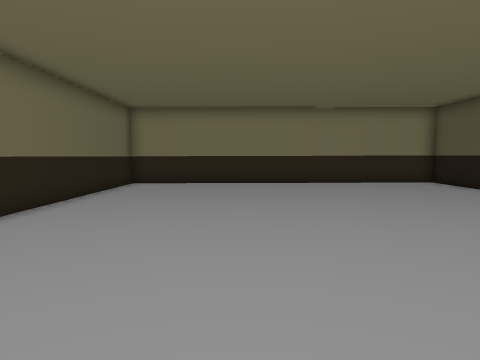
View 1 (above)

13 first-person views from a walk through a Unity game level. The camera is 1.3 m above the floor, tilts 4° down and sees 70° across. The floor is counted in squares, 1 m on a side. Each view is taken from the middle of a square. On the plan, view 1 faces up. The plan holds only what a view shows up to about 15 squares ahead; the rest is blank. The place goes on beyond the plan. Door leaves are left out, so doorways stand open.

View 2
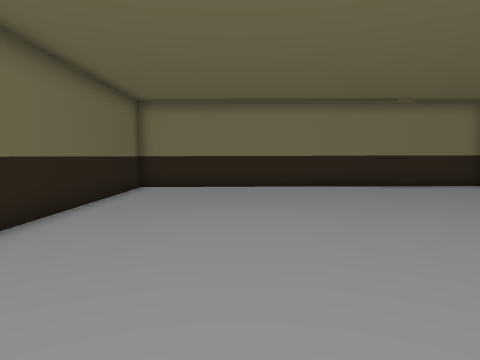

View 3
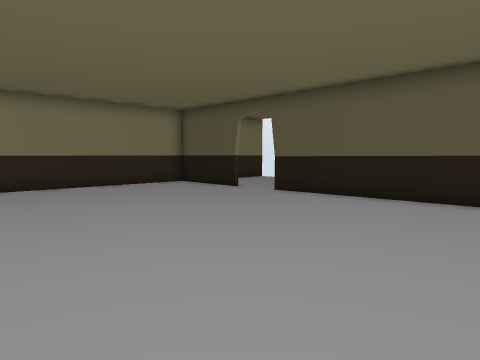

View 4
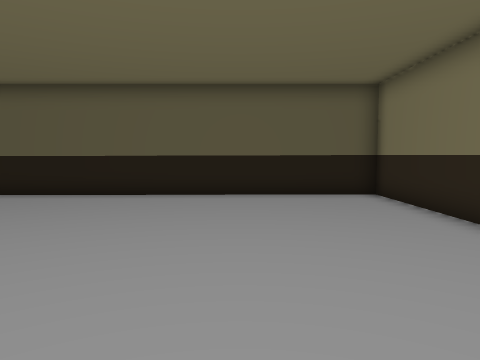

View 5
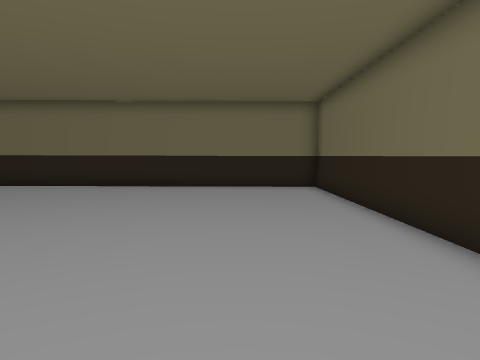

View 6
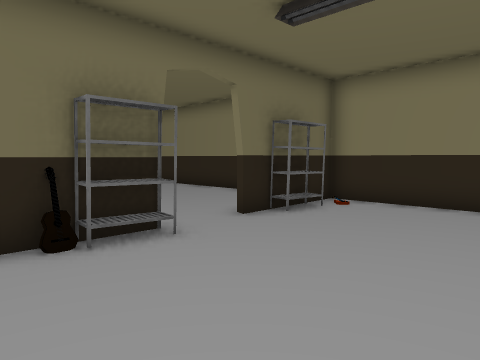

View 7
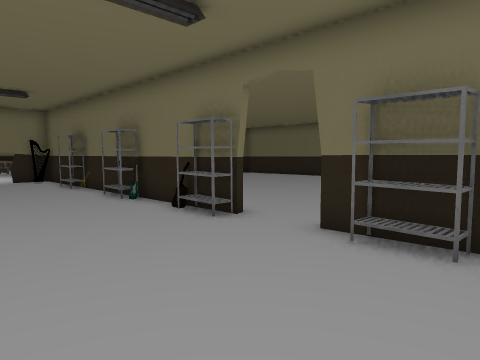

View 8
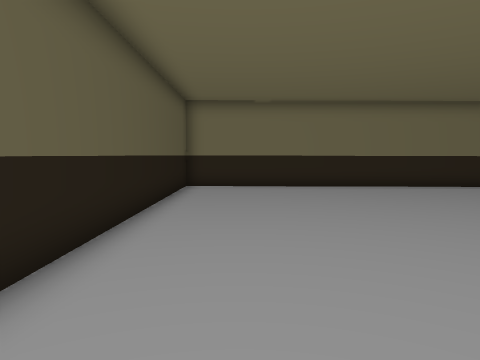

View 9
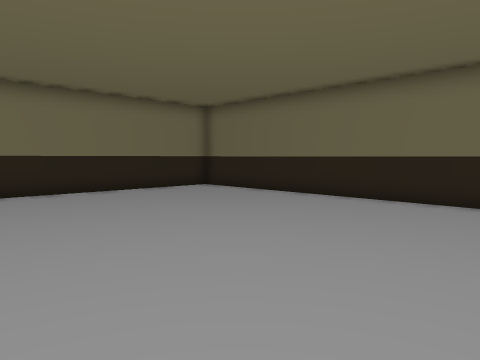

View 10
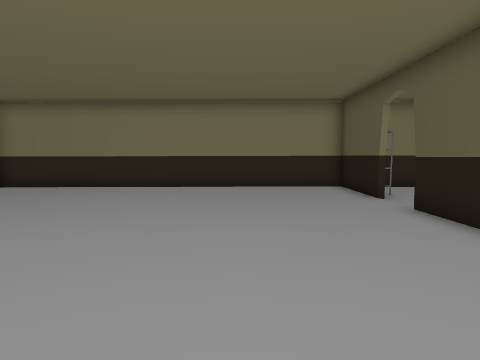

View 11
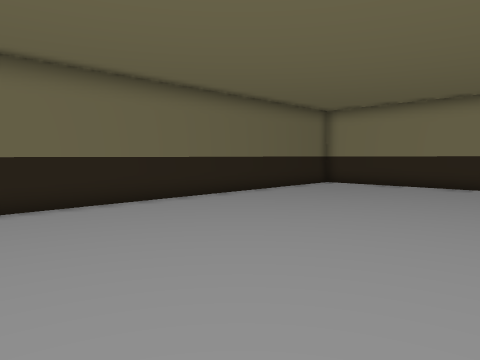

View 12
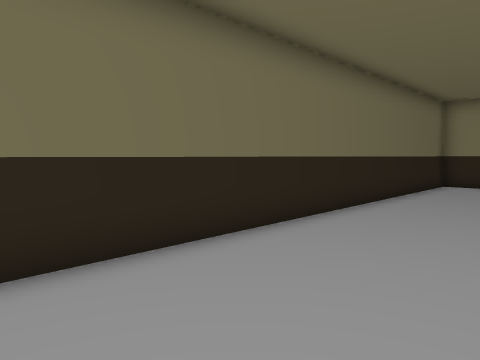

View 13
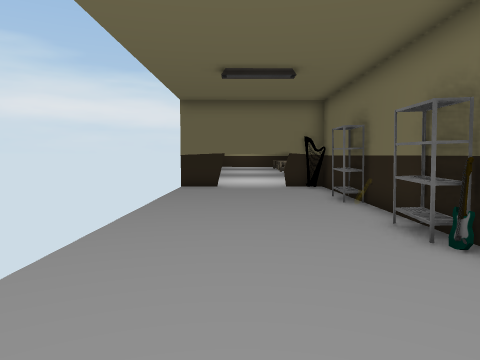

### Floor plan
Points are (right, up) in squares from view 1. A wall is a line through its corners. A room is listed if a view was taken in it or the views show most of it. See-through windows are left out.
Room 1 (views 1, 2, 3, 4, 5, 8, 9, 10, 11, 12)
walls: (9.3, 12.5) (9.3, 16.6); (8.9, 16.5) (-5.3, 16.5) (-5.3, -3.5) (9.1, -3.5); (9.3, -3.5) (9.3, 10.4)
ways out: opening at (10, 11.5) to room 2
Room 2 (views 6, 7, 13)
walls: (10.1, 5.4) (10.1, 4.5); (9.4, 4.5) (9.9, 4.5); (10.2, 10.3) (10.1, 9.4); (9.5, 1.5) (10.1, 1.5) (10, 0); (9.3, 10.4) (10.2, 10.3) (9.5, 10.3) (9.5, -3.5); (9.5, 15) (10.2, 15) (10.1, 13.5) (9.5, 13.6); (9.1, -3.5) (15.5, -3.5); (13.4, 16.5) (8.9, 16.5); (9.5, 16.5) (9.5, 12.5)
low walls: (9.6, 5.4) (10.1, 5.4); (10, 9.7) (9.5, 9.8); (10, 10) (9.5, 10.1); (9.6, 14.3) (10.1, 14.3); (9.5, 14.7) (10.1, 14.6)
ways out: opening at (10, 11.5) to room 1; open door at (13, 16.5)
objects: other object (10, -3); guitar (10, 6); other object (10, 9)

Positions as (right, up) in squares from view 1, and headings:
1: (0, 0), facing up
2: (-1, 2), facing up
3: (-1, 2), facing up-right
4: (-2, 1), facing right
5: (-2, 11), facing down
6: (15, 7), facing up-left
7: (15, 16), facing down-left
8: (7, 11), facing down
9: (5, 9), facing down-left
10: (5, 2), facing up
11: (4, 1), facing up-left
12: (-1, 0), facing up-left
13: (13, 11), facing down
